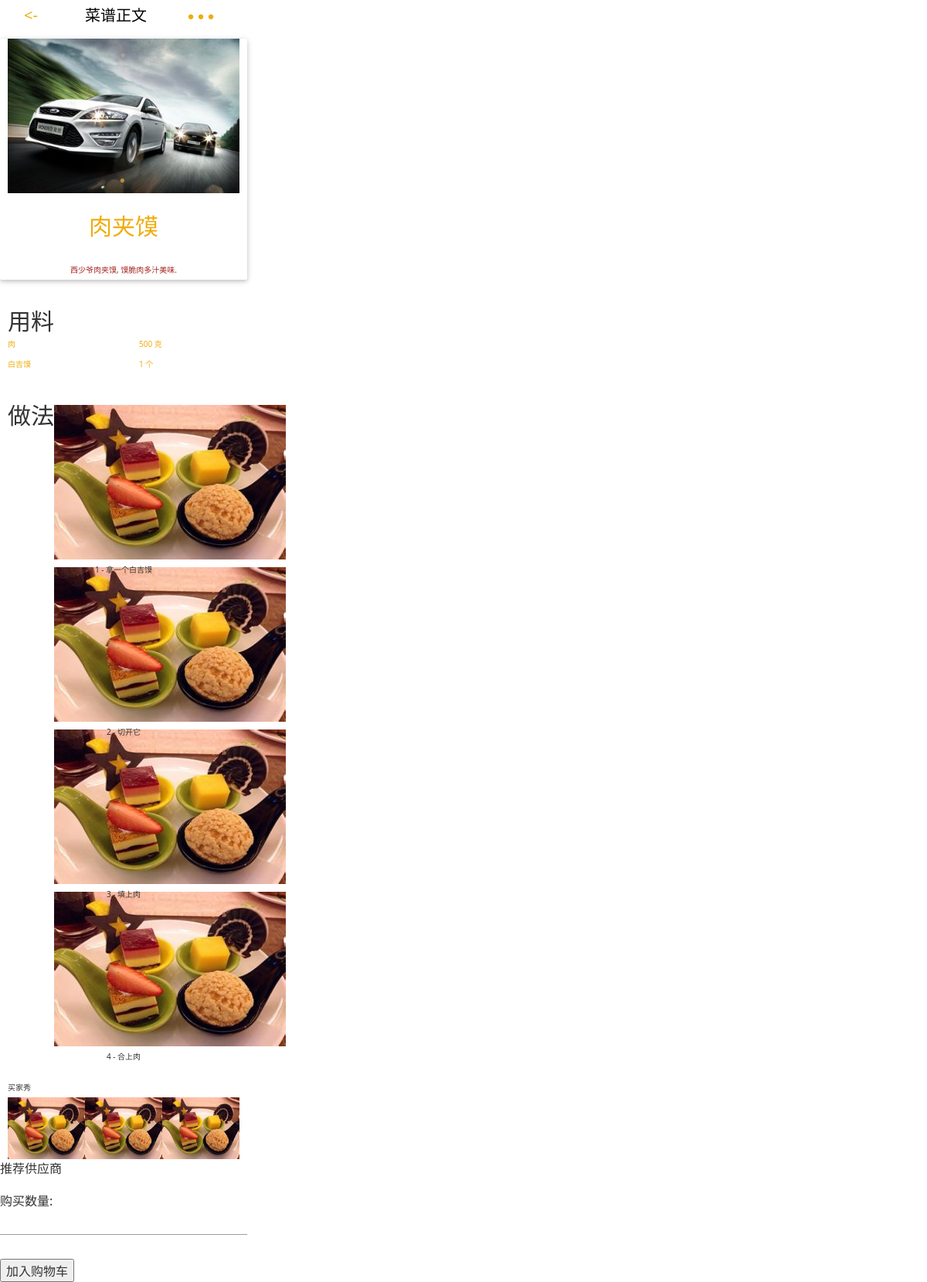
Page /food/tweet/1/ on the earlier database version.
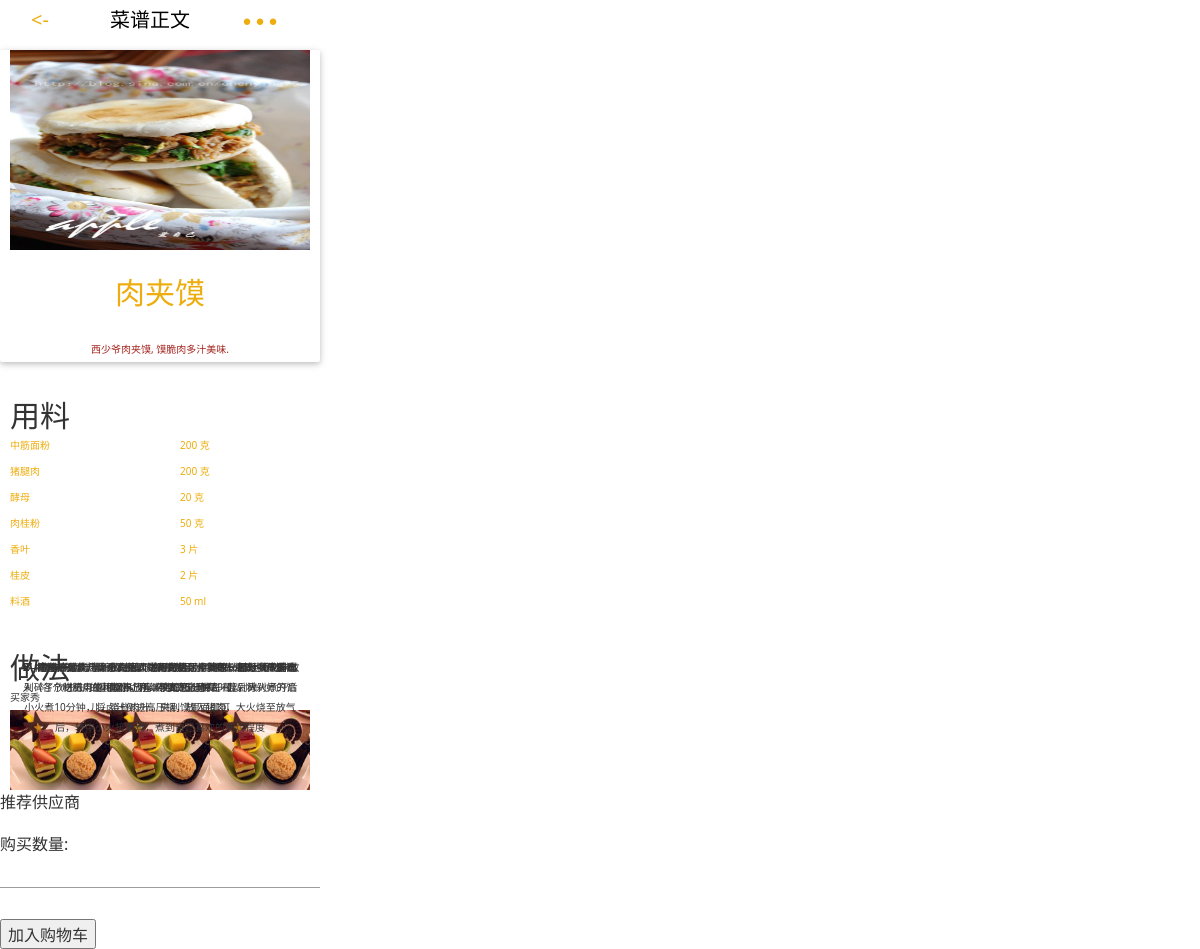
Same page on the later database version.
### food/models.py (models this page shows, shortened)
class Tweet(models.Model):
    author = models.ForeignKey(User)
    type = models.CharField(max_length=200)  # 原创或转发
    publish_date = models.DateTimeField('发布时间')
    title = models.CharField(max_length=200)
    logo = models.CharField(max_length=200)
    content = models.TextField()
    vote = models.IntegerField("赞", default=0)
    visit = models.IntegerField(default=0)
    score = models.FloatField("评分", default=0)
    original_id = models.BigIntegerField("菜谱ID", default=0)

class Ingredient(models.Model):
    tweet = models.ForeignKey(Tweet)
    name = models.CharField(max_length=200)  # 食材名称
    number = models.IntegerField(default=0)  # 数量
    unit = models.CharField(max_length=200)  # 单位

class Procedure(models.Model):
    tweet = models.ForeignKey(Tweet)
    step = models.IntegerField(default=0)
    picture = models.CharField(blank=True, max_length=200)
    content = models.CharField(max_length=500)

### food/views.py (the view)
# urls.py: url(r'^tweet/(?P<tweet_id>[0-9]+)/$', views.tweet_detail, name='tweet_detail'),
def tweet_detail(request, tweet_id):
    tweet = get_object_or_404(Tweet, pk=tweet_id)
    return render(request, 'food/tweet.html', {'tweet': tweet})

### food/templates/food/tweet.html (shortened to what this page needs)
<!doctype html>
{% load staticfiles %}
<html class="no-js">
<head>
    <link type="text/css" rel="stylesheet" href="{% static 'food/materialize/css/materialize.min.css' %}"
          media="screen,projection"/>
    <link rel="stylesheet" href="{% static 'food/css/amazeui.min.css' %}">
    <link rel="stylesheet" href="{% static 'food/css/app.css' %}">
</head>
<body>
<div class="menu">
    <div class="header">
        <ul>
            <li class="list1"><-</li>
            <li class="list2">菜谱正文</li>
            <li class="list3">● ● ●</li>
        </ul>
    </div>
    <div class="card">
        <img src="{% static 'food/images/dishes/' %}{{tweet.logo}}">
        <p>{{ tweet.title }}</p>
        <div class="info">
            <p>{{ tweet.content }}</p>
        </div>
    </div>
    <div class="material">
        <p>用料</p>
    </div>
    <table>
        <tbody>
        {% for ingredient in tweet.ingredient_set.all %}
        <tr>
            <td class="left">{{ ingredient.name }}</td>
            <td class="right">{{ ingredient.number }} {{ ingredient.unit }}</td>
        </tr>
        {% endfor %}
        </tbody>
    </table>
    <div class="process">
        <p>做法</p>
        {% for step in tweet.procedure_set.all %}
        <div class="step">
            {% if step.picture %}
            <img src="{% static 'food/images/dishes/' %}{{ step.picture }}">
            {% endif %}
            <p>{{ step.step }} - {{ step.content }}</p>
        </div>
        {% endfor %}
    </div>
    <div class="forward-head">
        <p>买家秀</p>
    </div>
    <div class="bottom">
        <ul>
            <li><img src="../images/menu-pic.jpg"></li>
            <li><img src="../images/menu-pic.jpg"></li>
            <li><img src="../images/menu-pic.jpg"></li>
        </ul>
    </div>
    <p>推荐供应商</p>
    <form action="{% url 'food:tweet_buy' tweet.id %}" method="post">
        <p>购买数量: <input type="text" name="number"/></p>
        <p><input type="submit" value="加入购物车"/></p>
    </form>
</div>
</body>
</html>

Differences in the rows shown:
changed Tweet "肉夹馍": logo: a different picture
changed Ingredient: name "肉" → "中筋面粉"; number "500" → "200"
changed Ingredient: name "白吉馍" → "猪腿肉"; number "1" → "200"; unit "个" → "克"
added Ingredient: name "酵母", number "20", unit "克"
added Ingredient: name "肉桂粉", number "50", unit "克"
added Ingredient: name "香叶", number "3", unit "片"
added Ingredient: name "桂皮", number "2", unit "片"
added Ingredient: name "料酒", number "50", unit "ml"
changed Procedure: content "拿一个白吉馍" → "将材料混合，揉面发面， 发好的面团拿出来，继续揉，排气"; picture: picture removed
changed Procedure: content "切开它" → "均匀的分成几等分面团，搓圆之后，用擀面杖轻轻擀成扁扁的小圆饼，再继续醒15分钟左右"; picture: picture removed
changed Procedure: content "填上肉" → "锅用小火烧热，小火把面饼两面烙到金黄色，因为我做的比较小，所以熟的还挺快"; picture: picture removed
changed Procedure: content "合上肉" → "把猪肉洗净，焯一下捞起。锅中放清水（多一点），将材料放入（各个材料用量根据自己喜欢的口味调味即可），大火煮开后小火煮10分钟，将卤汁倒进高压锅，放入猪肉，大火烧至放气后，转中小火接着煮，煮到自己喜欢的熟烂程度"; picture: picture removed
added Procedure: step "5", content "肉卤好后，捞出来，一次吃不完的话，就取一部分（不喜欢吃肥肉的可以不放），与大葱、香菜一起剁碎"
added Procedure: step "6", content "取少许卤肉汁，我在卤肉的时候扔了4个鸡蛋进去~~鸡蛋也剁碎了放进去， 馍横着对切，不要完全分开，最后将剁好的馅儿，浇些肉汁，夹到馍里面即可"
added Procedure: step "7", content "卤肉的卤汁留着放冰箱下次继续用~~用来做卤蛋也好吃~~"
